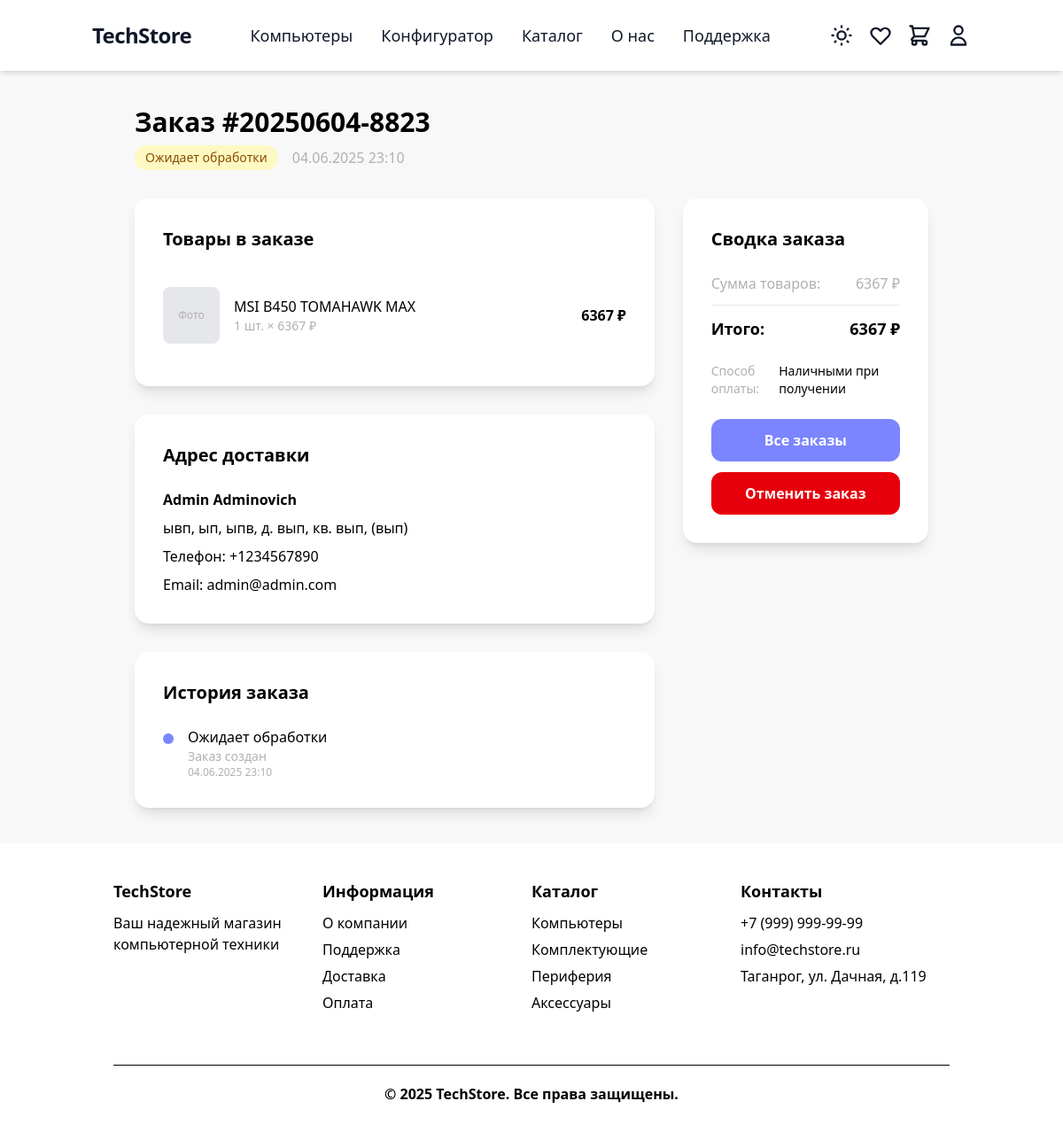
Before: /orders/2/ (signed in) with the older database file.
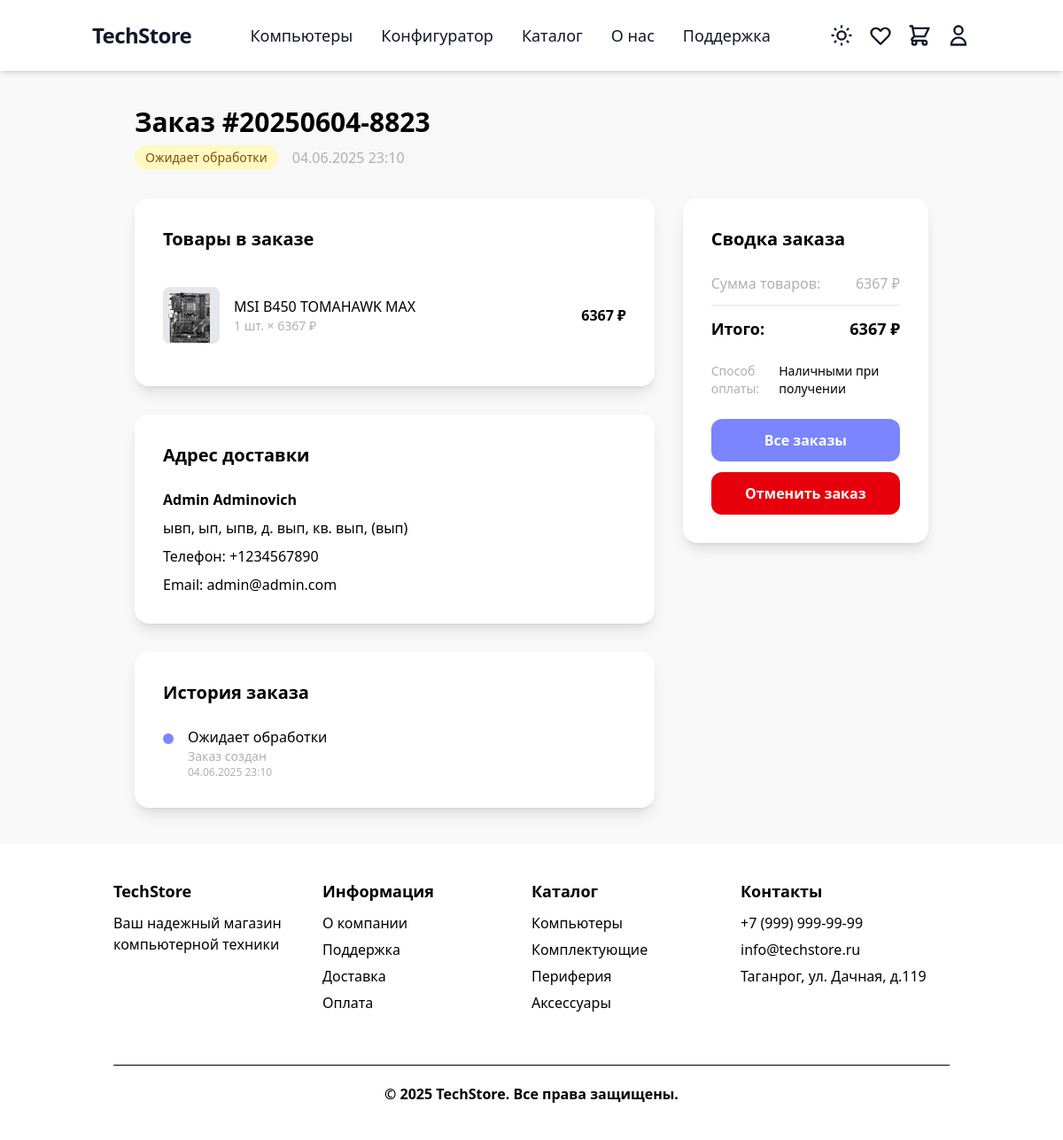
After: the same page with the newer database file.
### order/models.py (models this page shows, shortened)
class OrderItem(models.Model):
    order = models.ForeignKey(Order, verbose_name='Заказ', on_delete=models.CASCADE, related_name='items')
    product = models.ForeignKey(Product, verbose_name='Товар', on_delete=models.CASCADE)
    product_name = models.CharField('Название товара', max_length=200)  # На случай если товар удалят
    product_price = models.DecimalField('Цена за единицу', max_digits=10, decimal_places=2)
    quantity = models.PositiveIntegerField('Количество')
    total_price = models.DecimalField('Общая стоимость', max_digits=10, decimal_places=2)
    class Meta:
        verbose_name = 'Товар в заказе'
        verbose_name_plural = 'Товары в заказе'

### store/models.py (models this page shows, shortened)
class Product(models.Model):
    category = models.ForeignKey(
        Category,
        on_delete=models.PROTECT,
        related_name='products',
        verbose_name='Категория'
    )
    name = models.CharField('Название', max_length=200)
    slug = models.SlugField('URL', max_length=200, unique=True)
    price = models.DecimalField(
        'Цена',
        max_digits=10,
        decimal_places=2,
        validators=[MinValueValidator(Decimal('0.01'))]
    )
    discount = models.PositiveIntegerField('Скидка (%)', default=0)
    stock = models.PositiveIntegerField(
        'Количество на складе',
        default=0,
        help_text='Количество товара на складе'
    )
    min_stock = models.PositiveIntegerField(
        'Минимальный остаток',
        default=0,
        help_text='Минимальное количество для предупреждения о заканчивающемся товаре'
    )
    is_popular = models.BooleanField(
        'Популярный товар',
        default=False,
        help_text='Отметьте, если товар является популярным и должен отображаться в специальных блоках.'
    )
    description = models.TextField(
        'Описание',
        blank=True,
        default='',
        help_text='Можно использовать HTML-теги для форматирования текста (например, <ul>, <li>, <b>, <h3> и т.д.)'
    )
    image = models.ImageField('Фото', upload_to='products/', blank=True, null=True)
    class Meta:
        verbose_name = 'Товар'
        verbose_name_plural = 'Товары'

### order/views.py (the view, shortened to what this page needs)
# urls.py: path('<int:order_id>/', views.order_detail, name='order_detail'),
@login_required
def order_detail(request, order_id):
    order = get_object_or_404(Order, id=order_id, user=request.user)
    order_items = order.items.select_related('product')
    status_history = order.status_history.all()
    promocode_usage = None
    context = {
        'order': order,
        'order_items': order_items,
        'status_history': status_history,
        'promocode_usage': promocode_usage,
    }
    return render(request, 'order/order_detail.html', context)

### order/models.py (called while the page is built)
    @property
    def full_address(self):
        address_parts = [
            self.delivery_region,
            self.delivery_city,
            self.delivery_street,
            f"д. {self.delivery_house}",
        ]
        if self.delivery_apartment:
            address_parts.append(f"кв. {self.delivery_apartment}")
        if self.delivery_postal_code:
            address_parts.append(f"({self.delivery_postal_code})")
        return ", ".join(address_parts)

### order/templates/order/order_detail.html (shortened to what the changed rows need)
{% extends 'base.html' %}
{% block content %}
<div class="min-h-screen py-10 flex justify-center items-start px-4 sm:px-6 lg:px-8">
    <div class="max-w-4xl w-full">
        <div class="mb-8">
            <h1 class="text-3xl font-bold text-black dark:text-white mb-2">Заказ #{{ order.order_number }}</h1>
        </div>
        <div class="grid grid-cols-1 lg:grid-cols-3 gap-8">
            <div class="lg:col-span-2 space-y-8">
                <div class="bg-white dark:bg-[#28303F] rounded-2xl p-8 shadow-lg">
                    <h2 class="text-xl font-bold text-black dark:text-white mb-6">Товары в заказе</h2>
                    <div class="space-y-4">
                        {% for item in order_items %}
                        <div class="flex items-center gap-4 py-4 border-b border-[#e5e7eb] dark:border-[#363b4a] last:border-b-0">
                            <div class="w-16 h-16 bg-[#e5e7eb] dark:bg-[#1a2230] rounded-lg flex items-center justify-center">
                                {% if item.product.image %}
                                    <img src="{{ item.product.image.url }}" alt="{{ item.product_name }}" class="w-full h-full object-cover rounded-lg">
                                {% else %}
                                    <span class="text-[#b0b0b0] dark:text-[#7a8599] text-xs">Фото</span>
                                {% endif %}
                            </div>
                            <div class="flex-1">
                                <div class="text-black dark:text-white font-medium">{{ item.product_name }}</div>
                                <div class="text-[#b0b0b0] dark:text-[#7a8599] text-sm">{{ item.quantity }} шт. × {{ item.product_price|floatformat:0 }} ₽</div>
                            </div>
                            <div class="text-black dark:text-white font-bold">
                                {{ item.total_price|floatformat:0 }} ₽
                            </div>
                        </div>
                        {% endfor %}
                    </div>
                </div>
                <div class="bg-white dark:bg-[#28303F] rounded-2xl p-8 shadow-lg">
                    <h2 class="text-xl font-bold text-black dark:text-white mb-6">Адрес доставки</h2>
                </div>
                {% if status_history %}
                <div class="bg-white dark:bg-[#28303F] rounded-2xl p-8 shadow-lg">
                    <h2 class="text-xl font-bold text-black dark:text-white mb-6">История заказа</h2>
                </div>
                {% endif %}
            </div>
            <div class="lg:col-span-1">
                <div class="bg-white dark:bg-[#28303F] rounded-2xl p-8 shadow-lg sticky top-20">
                    <h2 class="text-xl font-bold text-black dark:text-white mb-6">Сводка заказа</h2>
                </div>
            </div>
        </div>
    </div>
</div>
{% endblock %}

Changed rows visible on the page:
changed through a linked row, OrderItem "MSI B450 TOMAHAWK MAX": product.image: picture added; no longer shows "Фото"
